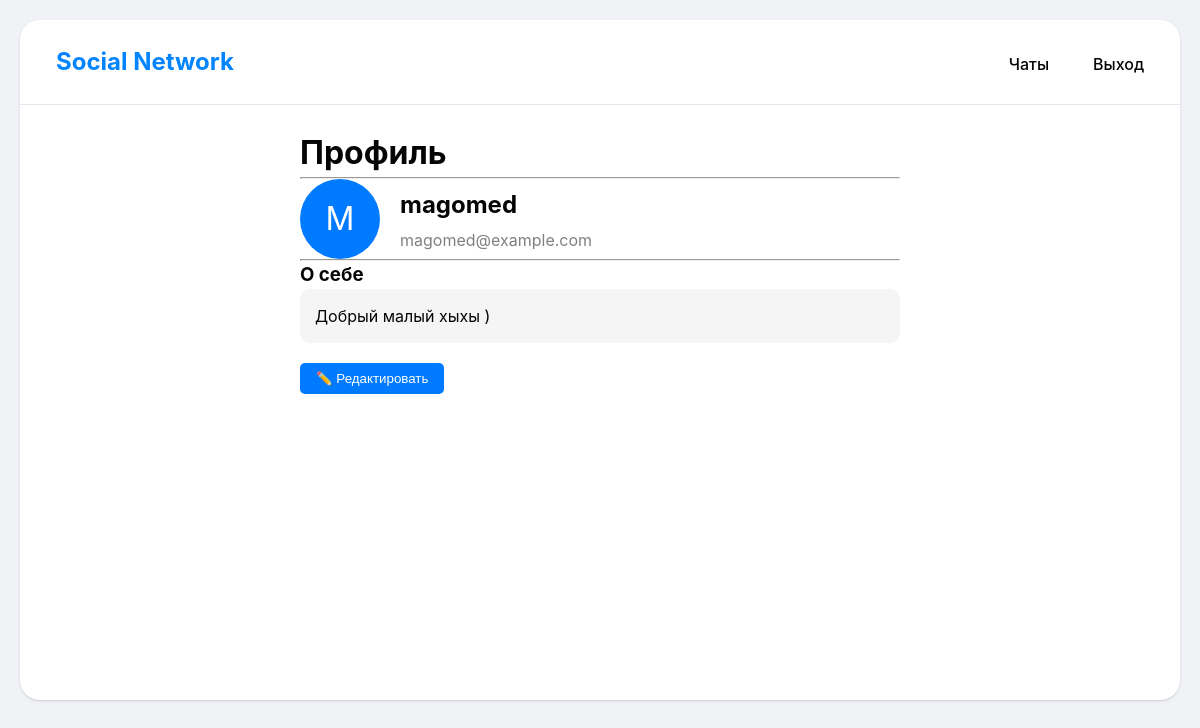
The page /index (signed in) on the database its author committed.
### app/models.py (models this page shows, shortened)
class User(UserMixin, db.Model):
  id: so.Mapped[int] = so.mapped_column(primary_key=True)
  username: so.Mapped[str] = so.mapped_column(sa.String(64), index=True, unique=True)
  email: so.Mapped[str] = so.mapped_column(sa.String(120), index=True, unique=True)
  password_hash: so.Mapped[Optional[str]] = so.mapped_column(sa.String(256))
  public_key: so.Mapped[Optional[str]] = so.mapped_column(sa.Text, nullable=True)
  about_me: so.Mapped[Optional[str]] = so.mapped_column(sa.String(200), nullable=True)
  dialogs_as_user1: so.Mapped[list['Dialog']] = so.relationship(
        foreign_keys='Dialog.user1_id',
        back_populates='user1'
  )
  dialogs_as_user2: so.Mapped[list['Dialog']] = so.relationship(
      foreign_keys='Dialog.user2_id',
      back_populates='user2'
  )
  sent_messages: so.Mapped[list['Message']] = so.relationship(
      foreign_keys='Message.sender_id',
      back_populates='sender'
  )

### app/routes.py (the view)
@app.route('/')
@app.route('/index')
@login_required
def index():
  return render_template('index.html', title='Profile')

### app/models.py (called while the page is built)
@login.user_loader
def load_user(id):
  return db.session.get(User, int(id))

### app/templates/index.html (shortened to what this page needs)
{% extends "base.html" %} {% block content %}
<div style="max-width: 600px; margin: 0 auto;">
    <h1>Профиль</h1>
    <hr>
    <div style="display: flex; align-items: center; gap: 20px;">
        <div style="width: 80px; height: 80px; background: #007bff; border-radius: 50%; display: flex; align-items: center; justify-content: center; color: white; font-size: 32px;">
            {{ current_user.username[0].upper() }}
        </div>
        <div>
            <h2 style="margin: 0;">{{ current_user.username }}</h2>
            <p style="margin: 5px 0 0; color: gray;">{{ current_user.email }}</p>
        </div>
    </div>
    <hr>
    <h3>О себе</h3>
    <div style="background: #f5f5f5; padding: 15px; border-radius: 10px; margin-bottom: 20px;">
        {% if current_user.about_me %}
        <p style="margin: 0; white-space: pre-wrap;">{{ current_user.about_me }}</p>
        {% else %}
        <p style="margin: 0; color: gray;">Пока ничего не рассказано о себе</p>
        {% endif %}
    </div>
    <button onclick="showEditForm()" style="padding: 8px 16px; background: #007bff; color: white; border: none; border-radius: 5px; cursor: pointer;">
        ✏️ Редактировать
    </button>
</div>
{% endblock %}

### app/static/css/style.css (style rules this page uses)
:root { --primary-color: #0084ff; --secondary-color: #e4e6eb; --text-dark: #050505; --text-light: #65676b; --bg-body: #f0f2f5; --white: #ffffff; --border-radius: 16px; --shadow: 0 1px 2px rgba(0, 0, 0, 0.05), 0 1px 3px rgba(0, 0, 0, 0.1); }
* { margin: 0; padding: 0; box-sizing: border-box; }
body { font-family: -apple-system, BlinkMacSystemFont, 'Segoe UI', Roboto, Helvetica, Arial, sans-serif; background-color: var(--bg-body); color: var(--text-dark); line-height: 1.5; padding: 20px; }

### rows shown on the page
User: username "M", username "magomed", email "magomed@example.com", about_me "Добрый малый хыхы )"
